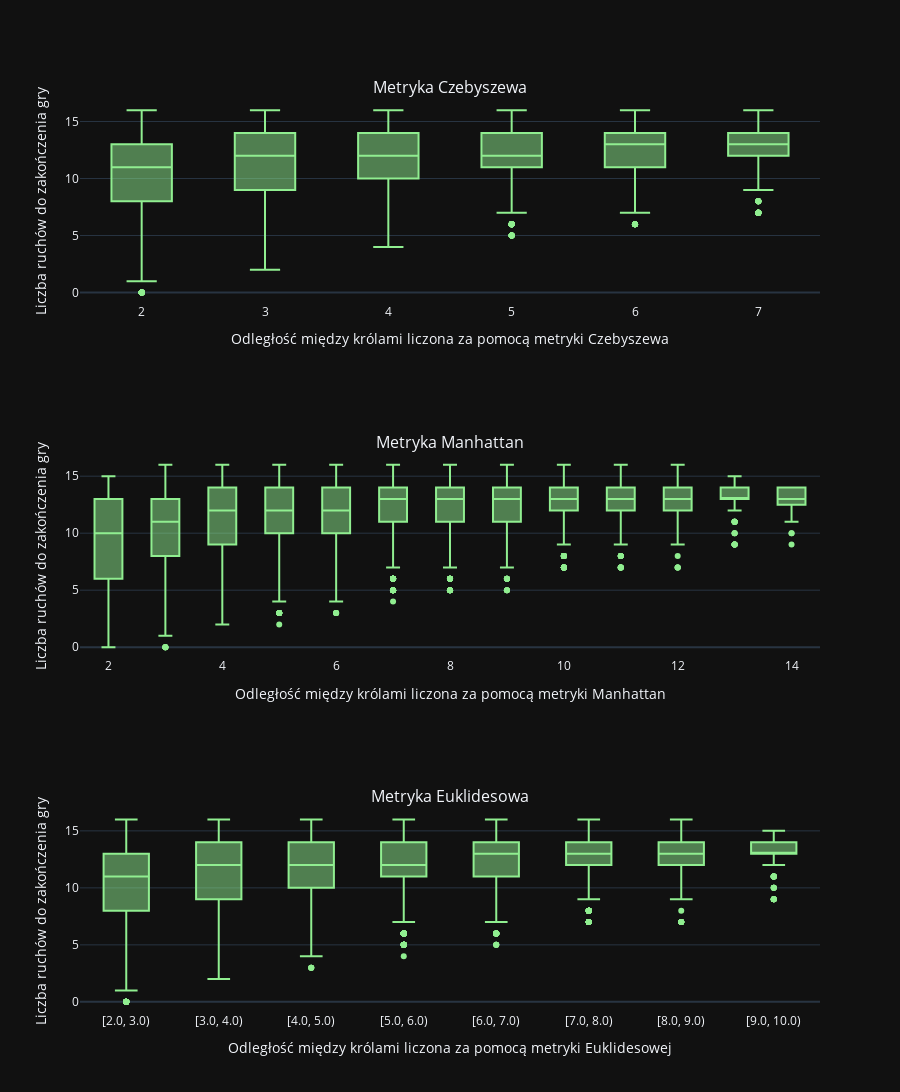

Notebook code cell kept with this figure:
### Code cell
fig2 = make_subplots(rows = 3, cols = 1,
                    subplot_titles = ('Metryka Czebyszewa', 'Metryka Manhattan', 'Metryka Euklidesowa'))

fig2.add_trace(go.Box(x = df_mapped_clean['czebyszew_metric'],
                     y = df_mapped_clean['white-depth-of-win'],
                     marker=dict(color='lightgreen')),
              row=1, col=1)

fig2.add_trace(go.Box(x = df_mapped_clean['manhattan_metric'],
                     y = df_mapped_clean['white-depth-of-win'],
                     marker=dict(color='lightgreen')),
              row=2, col=1)

fig2.add_trace(go.Box(x = df_mapped_clean_sorted['euclidean_metric_binned_str'],
                     y = df_mapped_clean_sorted['white-depth-of-win'],
                     marker=dict(color='lightgreen')),
              row=3, col=1)

fig2.update_xaxes(title_text='Odległość między królami liczona za pomocą metryki Czebyszewa', row=1, col=1)
fig2.update_yaxes(title_text='Liczba ruchów do zakończenia gry', row=1, col=1)

fig2.update_xaxes(title_text='Odległość między królami liczona za pomocą metryki Manhattan', row=2, col=1)
fig2.update_yaxes(title_text='Liczba ruchów do zakończenia gry', row=2, col=1)

fig2.update_xaxes(title_text='Odległość między królami liczona za pomocą metryki Euklidesowej', row=3, col=1)
fig2.update_yaxes(title_text='Liczba ruchów do zakończenia gry', row=3, col=1)

fig2.update_layout(
    height=1500,
    showlegend=False,
)

### Figure 1 — Plotly figure (JSON) as saved in the notebook; plotly's stock layout.template omitted (floating-point values rounded to 4 significant figures; data arrays with more than 128 entries replaced by an {"elided": "..."} marker saying what was removed)
{"data": [{"marker": {"color": "lightgreen"}, "x": {"elided": "25260 int values"}, "y": {"elided": "25260 int values"}, "type": "box", "xaxis": "x", "yaxis": "y"}, {"marker": {"color": "lightgreen"}, "x": {"elided": "25260 int values"}, "y": {"elided": "25260 int values"}, "type": "box", "xaxis": "x2", "yaxis": "y2"}, {"marker": {"color": "lightgreen"}, "x": {"elided": "25260 str values"}, "y": {"elided": "25260 int values"}, "type": "box", "xaxis": "x3", "yaxis": "y3"}], "layout": {"xaxis": {"anchor": "y", "domain": [0.0, 1.0], "title": {"text": "Odległość między królami liczona za pomocą metryki Czebyszewa"}}, "yaxis": {"anchor": "x", "domain": [0.7778, 1.0], "title": {"text": "Liczba ruchów do zakończenia gry"}}, "xaxis2": {"anchor": "y2", "domain": [0.0, 1.0], "title": {"text": "Odległość między królami liczona za pomocą metryki Manhattan"}}, "yaxis2": {"anchor": "x2", "domain": [0.3889, 0.6111], "title": {"text": "Liczba ruchów do zakończenia gry"}}, "xaxis3": {"anchor": "y3", "domain": [0.0, 1.0], "title": {"text": "Odległość między królami liczona za pomocą metryki Euklidesowej"}}, "yaxis3": {"anchor": "x3", "domain": [0.0, 0.2222], "title": {"text": "Liczba ruchów do zakończenia gry"}}, "annotations": [{"font": {"size": 16}, "showarrow": false, "text": "Metryka Czebyszewa", "x": 0.5, "xanchor": "center", "xref": "paper", "y": 1.0, "yanchor": "bottom", "yref": "paper"}, {"font": {"size": 16}, "showarrow": false, "text": "Metryka Manhattan", "x": 0.5, "xanchor": "center", "xref": "paper", "y": 0.6111, "yanchor": "bottom", "yref": "paper"}, {"font": {"size": 16}, "showarrow": false, "text": "Metryka Euklidesowa", "x": 0.5, "xanchor": "center", "xref": "paper", "y": 0.2222, "yanchor": "bottom", "yref": "paper"}], "height": 1500, "showlegend": false}}
